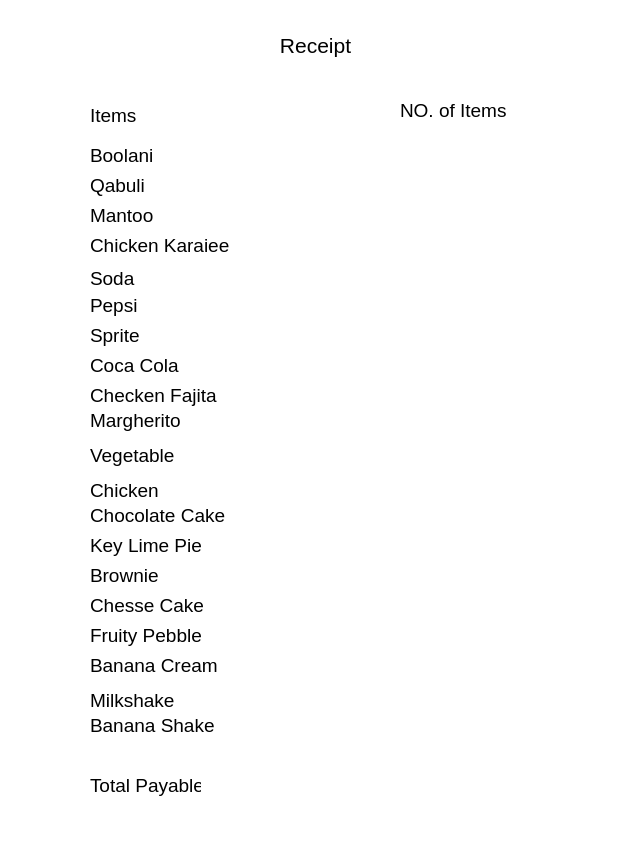
<?xml version="1.0" encoding="UTF-8"?>
<ui version="4.0">
 <class>receipt</class>
 <widget class="QMainWindow" name="receipt">
  <property name="geometry">
   <rect>
    <x>0</x>
    <y>0</y>
    <width>624</width>
    <height>848</height>
   </rect>
  </property>
  <property name="windowTitle">
   <string>MainWindow</string>
  </property>
  <property name="styleSheet">
   <string notr="true">background-color: rgb(255, 255, 255);</string>
  </property>
  <widget class="QWidget" name="centralwidget">
   <widget class="QLabel" name="label">
    <property name="geometry">
     <rect>
      <x>0</x>
      <y>0</y>
      <width>621</width>
      <height>981</height>
     </rect>
    </property>
    <property name="styleSheet">
     <string notr="true">background-color: rgb(255, 255, 255);</string>
    </property>
    <property name="text">
     <string/>
    </property>
   </widget>
   <widget class="QLabel" name="label_2">
    <property name="geometry">
     <rect>
      <x>0</x>
      <y>0</y>
      <width>161</width>
      <height>141</height>
     </rect>
    </property>
    <property name="text">
     <string/>
    </property>
    <property name="pixmap">
     <pixmap>../images/top-left.png</pixmap>
    </property>
    <property name="scaledContents">
     <bool>true</bool>
    </property>
   </widget>
   <widget class="QLabel" name="label_4">
    <property name="geometry">
     <rect>
      <x>250</x>
      <y>20</y>
      <width>131</width>
      <height>51</height>
     </rect>
    </property>
    <property name="font">
     <font>
      <pointsize>16</pointsize>
     </font>
    </property>
    <property name="text">
     <string>Receipt</string>
    </property>
    <property name="alignment">
     <set>Qt::AlignCenter</set>
    </property>
   </widget>
   <widget class="QLabel" name="label_5">
    <property name="geometry">
     <rect>
      <x>90</x>
      <y>140</y>
      <width>111</width>
      <height>31</height>
     </rect>
    </property>
    <property name="font">
     <font>
      <pointsize>14</pointsize>
     </font>
    </property>
    <property name="text">
     <string>Boolani </string>
    </property>
   </widget>
   <widget class="QLabel" name="label_6">
    <property name="geometry">
     <rect>
      <x>90</x>
      <y>170</y>
      <width>111</width>
      <height>31</height>
     </rect>
    </property>
    <property name="font">
     <font>
      <pointsize>14</pointsize>
     </font>
    </property>
    <property name="text">
     <string>Qabuli</string>
    </property>
   </widget>
   <widget class="QLabel" name="label_7">
    <property name="geometry">
     <rect>
      <x>90</x>
      <y>200</y>
      <width>111</width>
      <height>31</height>
     </rect>
    </property>
    <property name="font">
     <font>
      <pointsize>14</pointsize>
     </font>
    </property>
    <property name="text">
     <string>Mantoo</string>
    </property>
   </widget>
   <widget class="QLabel" name="label_8">
    <property name="geometry">
     <rect>
      <x>90</x>
      <y>230</y>
      <width>181</width>
      <height>31</height>
     </rect>
    </property>
    <property name="font">
     <font>
      <pointsize>14</pointsize>
     </font>
    </property>
    <property name="text">
     <string>Chicken Karaiee</string>
    </property>
   </widget>
   <widget class="QLabel" name="label_9">
    <property name="geometry">
     <rect>
      <x>90</x>
      <y>270</y>
      <width>61</width>
      <height>16</height>
     </rect>
    </property>
    <property name="font">
     <font>
      <pointsize>14</pointsize>
     </font>
    </property>
    <property name="text">
     <string>Soda</string>
    </property>
   </widget>
   <widget class="QLabel" name="label_10">
    <property name="geometry">
     <rect>
      <x>90</x>
      <y>290</y>
      <width>181</width>
      <height>31</height>
     </rect>
    </property>
    <property name="font">
     <font>
      <pointsize>14</pointsize>
     </font>
    </property>
    <property name="text">
     <string>Pepsi</string>
    </property>
   </widget>
   <widget class="QLabel" name="label_11">
    <property name="geometry">
     <rect>
      <x>90</x>
      <y>320</y>
      <width>61</width>
      <height>31</height>
     </rect>
    </property>
    <property name="font">
     <font>
      <pointsize>14</pointsize>
     </font>
    </property>
    <property name="text">
     <string>Sprite </string>
    </property>
   </widget>
   <widget class="QLabel" name="label_12">
    <property name="geometry">
     <rect>
      <x>90</x>
      <y>350</y>
      <width>101</width>
      <height>31</height>
     </rect>
    </property>
    <property name="font">
     <font>
      <pointsize>14</pointsize>
     </font>
    </property>
    <property name="text">
     <string>Coca Cola</string>
    </property>
   </widget>
   <widget class="QLabel" name="label_13">
    <property name="geometry">
     <rect>
      <x>90</x>
      <y>380</y>
      <width>141</width>
      <height>31</height>
     </rect>
    </property>
    <property name="font">
     <font>
      <pointsize>14</pointsize>
     </font>
    </property>
    <property name="text">
     <string>Checken Fajita </string>
    </property>
   </widget>
   <widget class="QLabel" name="label_14">
    <property name="geometry">
     <rect>
      <x>90</x>
      <y>410</y>
      <width>141</width>
      <height>21</height>
     </rect>
    </property>
    <property name="font">
     <font>
      <pointsize>14</pointsize>
     </font>
    </property>
    <property name="text">
     <string>Margherito</string>
    </property>
   </widget>
   <widget class="QLabel" name="label_15">
    <property name="geometry">
     <rect>
      <x>90</x>
      <y>440</y>
      <width>121</width>
      <height>31</height>
     </rect>
    </property>
    <property name="font">
     <font>
      <pointsize>14</pointsize>
     </font>
    </property>
    <property name="text">
     <string>Vegetable </string>
    </property>
   </widget>
   <widget class="QLabel" name="label_16">
    <property name="geometry">
     <rect>
      <x>90</x>
      <y>470</y>
      <width>181</width>
      <height>41</height>
     </rect>
    </property>
    <property name="font">
     <font>
      <pointsize>14</pointsize>
     </font>
    </property>
    <property name="text">
     <string>Chicken</string>
    </property>
   </widget>
   <widget class="QLabel" name="label_17">
    <property name="geometry">
     <rect>
      <x>90</x>
      <y>500</y>
      <width>181</width>
      <height>31</height>
     </rect>
    </property>
    <property name="font">
     <font>
      <pointsize>14</pointsize>
     </font>
    </property>
    <property name="text">
     <string>Chocolate Cake</string>
    </property>
   </widget>
   <widget class="QLabel" name="label_18">
    <property name="geometry">
     <rect>
      <x>90</x>
      <y>530</y>
      <width>121</width>
      <height>31</height>
     </rect>
    </property>
    <property name="font">
     <font>
      <pointsize>14</pointsize>
     </font>
    </property>
    <property name="text">
     <string>Key Lime Pie</string>
    </property>
   </widget>
   <widget class="QLabel" name="label_19">
    <property name="geometry">
     <rect>
      <x>90</x>
      <y>560</y>
      <width>81</width>
      <height>31</height>
     </rect>
    </property>
    <property name="font">
     <font>
      <pointsize>14</pointsize>
     </font>
    </property>
    <property name="text">
     <string>Brownie</string>
    </property>
   </widget>
   <widget class="QLabel" name="label_20">
    <property name="geometry">
     <rect>
      <x>90</x>
      <y>590</y>
      <width>121</width>
      <height>31</height>
     </rect>
    </property>
    <property name="font">
     <font>
      <pointsize>14</pointsize>
     </font>
    </property>
    <property name="text">
     <string>Chesse Cake</string>
    </property>
   </widget>
   <widget class="QLabel" name="label_21">
    <property name="geometry">
     <rect>
      <x>90</x>
      <y>620</y>
      <width>131</width>
      <height>31</height>
     </rect>
    </property>
    <property name="font">
     <font>
      <pointsize>14</pointsize>
     </font>
    </property>
    <property name="text">
     <string>Fruity Pebble </string>
    </property>
   </widget>
   <widget class="QLabel" name="label_22">
    <property name="geometry">
     <rect>
      <x>90</x>
      <y>650</y>
      <width>131</width>
      <height>31</height>
     </rect>
    </property>
    <property name="font">
     <font>
      <pointsize>14</pointsize>
     </font>
    </property>
    <property name="text">
     <string>Banana Cream</string>
    </property>
   </widget>
   <widget class="QLabel" name="label_23">
    <property name="geometry">
     <rect>
      <x>90</x>
      <y>680</y>
      <width>181</width>
      <height>41</height>
     </rect>
    </property>
    <property name="font">
     <font>
      <pointsize>14</pointsize>
     </font>
    </property>
    <property name="text">
     <string>Milkshake</string>
    </property>
   </widget>
   <widget class="QLabel" name="label_24">
    <property name="geometry">
     <rect>
      <x>90</x>
      <y>710</y>
      <width>181</width>
      <height>31</height>
     </rect>
    </property>
    <property name="font">
     <font>
      <pointsize>14</pointsize>
     </font>
    </property>
    <property name="text">
     <string>Banana Shake</string>
    </property>
   </widget>
   <widget class="QLabel" name="boolani">
    <property name="geometry">
     <rect>
      <x>400</x>
      <y>150</y>
      <width>131</width>
      <height>21</height>
     </rect>
    </property>
    <property name="font">
     <font>
      <pointsize>14</pointsize>
     </font>
    </property>
    <property name="styleSheet">
     <string notr="true">background-color: rgb(255, 255, 255);</string>
    </property>
    <property name="text">
     <string/>
    </property>
    <property name="alignment">
     <set>Qt::AlignCenter</set>
    </property>
   </widget>
   <widget class="QLabel" name="qabuli">
    <property name="geometry">
     <rect>
      <x>400</x>
      <y>180</y>
      <width>131</width>
      <height>21</height>
     </rect>
    </property>
    <property name="font">
     <font>
      <pointsize>14</pointsize>
     </font>
    </property>
    <property name="styleSheet">
     <string notr="true">background-color: rgb(255, 255, 255);</string>
    </property>
    <property name="text">
     <string/>
    </property>
    <property name="alignment">
     <set>Qt::AlignCenter</set>
    </property>
   </widget>
   <widget class="QLabel" name="mantoo">
    <property name="geometry">
     <rect>
      <x>400</x>
      <y>210</y>
      <width>131</width>
      <height>21</height>
     </rect>
    </property>
    <property name="font">
     <font>
      <pointsize>14</pointsize>
     </font>
    </property>
    <property name="styleSheet">
     <string notr="true">background-color: rgb(255, 255, 255);</string>
    </property>
    <property name="text">
     <string/>
    </property>
    <property name="alignment">
     <set>Qt::AlignCenter</set>
    </property>
   </widget>
   <widget class="QLabel" name="karaiee">
    <property name="geometry">
     <rect>
      <x>400</x>
      <y>240</y>
      <width>131</width>
      <height>21</height>
     </rect>
    </property>
    <property name="font">
     <font>
      <pointsize>14</pointsize>
     </font>
    </property>
    <property name="styleSheet">
     <string notr="true">background-color: rgb(255, 255, 255);</string>
    </property>
    <property name="text">
     <string/>
    </property>
    <property name="alignment">
     <set>Qt::AlignCenter</set>
    </property>
   </widget>
   <widget class="QLabel" name="soda">
    <property name="geometry">
     <rect>
      <x>400</x>
      <y>270</y>
      <width>131</width>
      <height>21</height>
     </rect>
    </property>
    <property name="font">
     <font>
      <pointsize>14</pointsize>
     </font>
    </property>
    <property name="styleSheet">
     <string notr="true">background-color: rgb(255, 255, 255);</string>
    </property>
    <property name="text">
     <string/>
    </property>
    <property name="alignment">
     <set>Qt::AlignCenter</set>
    </property>
   </widget>
   <widget class="QLabel" name="pepsi">
    <property name="geometry">
     <rect>
      <x>400</x>
      <y>300</y>
      <width>131</width>
      <height>21</height>
     </rect>
    </property>
    <property name="font">
     <font>
      <pointsize>14</pointsize>
     </font>
    </property>
    <property name="styleSheet">
     <string notr="true">background-color: rgb(255, 255, 255);</string>
    </property>
    <property name="text">
     <string/>
    </property>
    <property name="alignment">
     <set>Qt::AlignCenter</set>
    </property>
   </widget>
   <widget class="QLabel" name="sprite">
    <property name="geometry">
     <rect>
      <x>400</x>
      <y>330</y>
      <width>131</width>
      <height>21</height>
     </rect>
    </property>
    <property name="font">
     <font>
      <pointsize>14</pointsize>
     </font>
    </property>
    <property name="styleSheet">
     <string notr="true">background-color: rgb(255, 255, 255);</string>
    </property>
    <property name="text">
     <string/>
    </property>
    <property name="alignment">
     <set>Qt::AlignCenter</set>
    </property>
   </widget>
   <widget class="QLabel" name="coca">
    <property name="geometry">
     <rect>
      <x>400</x>
      <y>360</y>
      <width>131</width>
      <height>21</height>
     </rect>
    </property>
    <property name="font">
     <font>
      <pointsize>14</pointsize>
     </font>
    </property>
    <property name="styleSheet">
     <string notr="true">background-color: rgb(255, 255, 255);</string>
    </property>
    <property name="text">
     <string/>
    </property>
    <property name="alignment">
     <set>Qt::AlignCenter</set>
    </property>
   </widget>
   <widget class="QLabel" name="fajita">
    <property name="geometry">
     <rect>
      <x>400</x>
      <y>390</y>
      <width>131</width>
      <height>21</height>
     </rect>
    </property>
    <property name="font">
     <font>
      <pointsize>14</pointsize>
     </font>
    </property>
    <property name="styleSheet">
     <string notr="true">background-color: rgb(255, 255, 255);</string>
    </property>
    <property name="text">
     <string/>
    </property>
    <property name="alignment">
     <set>Qt::AlignCenter</set>
    </property>
   </widget>
   <widget class="QLabel" name="margh">
    <property name="geometry">
     <rect>
      <x>400</x>
      <y>420</y>
      <width>131</width>
      <height>21</height>
     </rect>
    </property>
    <property name="font">
     <font>
      <pointsize>14</pointsize>
     </font>
    </property>
    <property name="styleSheet">
     <string notr="true">background-color: rgb(255, 255, 255);</string>
    </property>
    <property name="text">
     <string/>
    </property>
    <property name="alignment">
     <set>Qt::AlignCenter</set>
    </property>
   </widget>
   <widget class="QLabel" name="vege">
    <property name="geometry">
     <rect>
      <x>400</x>
      <y>450</y>
      <width>131</width>
      <height>21</height>
     </rect>
    </property>
    <property name="font">
     <font>
      <pointsize>14</pointsize>
     </font>
    </property>
    <property name="styleSheet">
     <string notr="true">background-color: rgb(255, 255, 255);</string>
    </property>
    <property name="text">
     <string/>
    </property>
    <property name="alignment">
     <set>Qt::AlignCenter</set>
    </property>
   </widget>
   <widget class="QLabel" name="chic">
    <property name="geometry">
     <rect>
      <x>400</x>
      <y>480</y>
      <width>131</width>
      <height>21</height>
     </rect>
    </property>
    <property name="font">
     <font>
      <pointsize>14</pointsize>
     </font>
    </property>
    <property name="styleSheet">
     <string notr="true">background-color: rgb(255, 255, 255);</string>
    </property>
    <property name="text">
     <string/>
    </property>
    <property name="alignment">
     <set>Qt::AlignCenter</set>
    </property>
   </widget>
   <widget class="QLabel" name="ccake">
    <property name="geometry">
     <rect>
      <x>400</x>
      <y>510</y>
      <width>131</width>
      <height>21</height>
     </rect>
    </property>
    <property name="font">
     <font>
      <pointsize>14</pointsize>
     </font>
    </property>
    <property name="styleSheet">
     <string notr="true">background-color: rgb(255, 255, 255);</string>
    </property>
    <property name="text">
     <string/>
    </property>
    <property name="alignment">
     <set>Qt::AlignCenter</set>
    </property>
   </widget>
   <widget class="QLabel" name="lime">
    <property name="geometry">
     <rect>
      <x>400</x>
      <y>540</y>
      <width>131</width>
      <height>21</height>
     </rect>
    </property>
    <property name="font">
     <font>
      <pointsize>14</pointsize>
     </font>
    </property>
    <property name="styleSheet">
     <string notr="true">background-color: rgb(255, 255, 255);</string>
    </property>
    <property name="text">
     <string/>
    </property>
    <property name="alignment">
     <set>Qt::AlignCenter</set>
    </property>
   </widget>
   <widget class="QLabel" name="brown">
    <property name="geometry">
     <rect>
      <x>400</x>
      <y>570</y>
      <width>131</width>
      <height>21</height>
     </rect>
    </property>
    <property name="font">
     <font>
      <pointsize>14</pointsize>
     </font>
    </property>
    <property name="styleSheet">
     <string notr="true">background-color: rgb(255, 255, 255);</string>
    </property>
    <property name="text">
     <string/>
    </property>
    <property name="alignment">
     <set>Qt::AlignCenter</set>
    </property>
   </widget>
   <widget class="QLabel" name="cheese">
    <property name="geometry">
     <rect>
      <x>400</x>
      <y>600</y>
      <width>131</width>
      <height>21</height>
     </rect>
    </property>
    <property name="font">
     <font>
      <pointsize>14</pointsize>
     </font>
    </property>
    <property name="styleSheet">
     <string notr="true">background-color: rgb(255, 255, 255);</string>
    </property>
    <property name="text">
     <string/>
    </property>
    <property name="alignment">
     <set>Qt::AlignCenter</set>
    </property>
   </widget>
   <widget class="QLabel" name="pebble">
    <property name="geometry">
     <rect>
      <x>400</x>
      <y>630</y>
      <width>131</width>
      <height>21</height>
     </rect>
    </property>
    <property name="font">
     <font>
      <pointsize>14</pointsize>
     </font>
    </property>
    <property name="styleSheet">
     <string notr="true">background-color: rgb(255, 255, 255);</string>
    </property>
    <property name="text">
     <string/>
    </property>
    <property name="alignment">
     <set>Qt::AlignCenter</set>
    </property>
   </widget>
   <widget class="QLabel" name="cream">
    <property name="geometry">
     <rect>
      <x>400</x>
      <y>660</y>
      <width>131</width>
      <height>21</height>
     </rect>
    </property>
    <property name="font">
     <font>
      <pointsize>14</pointsize>
     </font>
    </property>
    <property name="styleSheet">
     <string notr="true">background-color: rgb(255, 255, 255);</string>
    </property>
    <property name="text">
     <string/>
    </property>
    <property name="alignment">
     <set>Qt::AlignCenter</set>
    </property>
   </widget>
   <widget class="QLabel" name="milk">
    <property name="geometry">
     <rect>
      <x>400</x>
      <y>690</y>
      <width>131</width>
      <height>21</height>
     </rect>
    </property>
    <property name="font">
     <font>
      <pointsize>14</pointsize>
     </font>
    </property>
    <property name="styleSheet">
     <string notr="true">background-color: rgb(255, 255, 255);</string>
    </property>
    <property name="text">
     <string/>
    </property>
    <property name="alignment">
     <set>Qt::AlignCenter</set>
    </property>
   </widget>
   <widget class="QLabel" name="banana">
    <property name="geometry">
     <rect>
      <x>400</x>
      <y>720</y>
      <width>131</width>
      <height>21</height>
     </rect>
    </property>
    <property name="font">
     <font>
      <pointsize>14</pointsize>
     </font>
    </property>
    <property name="styleSheet">
     <string notr="true">background-color: rgb(255, 255, 255);</string>
    </property>
    <property name="text">
     <string/>
    </property>
    <property name="alignment">
     <set>Qt::AlignCenter</set>
    </property>
   </widget>
   <widget class="QLabel" name="label_25">
    <property name="geometry">
     <rect>
      <x>90</x>
      <y>100</y>
      <width>111</width>
      <height>31</height>
     </rect>
    </property>
    <property name="font">
     <font>
      <pointsize>14</pointsize>
     </font>
    </property>
    <property name="text">
     <string>Items</string>
    </property>
   </widget>
   <widget class="QLabel" name="label_26">
    <property name="geometry">
     <rect>
      <x>400</x>
      <y>90</y>
      <width>121</width>
      <height>41</height>
     </rect>
    </property>
    <property name="font">
     <font>
      <pointsize>14</pointsize>
     </font>
    </property>
    <property name="text">
     <string>NO. of Items</string>
    </property>
   </widget>
   <widget class="QLabel" name="label_47">
    <property name="geometry">
     <rect>
      <x>90</x>
      <y>770</y>
      <width>111</width>
      <height>31</height>
     </rect>
    </property>
    <property name="font">
     <font>
      <pointsize>14</pointsize>
     </font>
    </property>
    <property name="text">
     <string>Total Payable</string>
    </property>
   </widget>
   <widget class="QLabel" name="banana_2">
    <property name="geometry">
     <rect>
      <x>400</x>
      <y>770</y>
      <width>131</width>
      <height>21</height>
     </rect>
    </property>
    <property name="font">
     <font>
      <pointsize>14</pointsize>
     </font>
    </property>
    <property name="styleSheet">
     <string notr="true">background-color: rgb(255, 255, 255);</string>
    </property>
    <property name="text">
     <string/>
    </property>
    <property name="alignment">
     <set>Qt::AlignCenter</set>
    </property>
   </widget>
   <widget class="QLabel" name="label_3">
    <property name="geometry">
     <rect>
      <x>460</x>
      <y>0</y>
      <width>161</width>
      <height>141</height>
     </rect>
    </property>
    <property name="text">
     <string/>
    </property>
    <property name="pixmap">
     <pixmap>../images/top-rightt.png</pixmap>
    </property>
    <property name="scaledContents">
     <bool>true</bool>
    </property>
   </widget>
   <zorder>label</zorder>
   <zorder>label_2</zorder>
   <zorder>label_4</zorder>
   <zorder>label_5</zorder>
   <zorder>label_6</zorder>
   <zorder>label_7</zorder>
   <zorder>label_8</zorder>
   <zorder>label_9</zorder>
   <zorder>label_10</zorder>
   <zorder>label_11</zorder>
   <zorder>label_12</zorder>
   <zorder>label_13</zorder>
   <zorder>label_14</zorder>
   <zorder>label_15</zorder>
   <zorder>label_16</zorder>
   <zorder>label_17</zorder>
   <zorder>label_18</zorder>
   <zorder>label_19</zorder>
   <zorder>label_20</zorder>
   <zorder>label_21</zorder>
   <zorder>label_22</zorder>
   <zorder>label_23</zorder>
   <zorder>label_24</zorder>
   <zorder>boolani</zorder>
   <zorder>qabuli</zorder>
   <zorder>mantoo</zorder>
   <zorder>karaiee</zorder>
   <zorder>soda</zorder>
   <zorder>pepsi</zorder>
   <zorder>sprite</zorder>
   <zorder>coca</zorder>
   <zorder>fajita</zorder>
   <zorder>margh</zorder>
   <zorder>vege</zorder>
   <zorder>chic</zorder>
   <zorder>ccake</zorder>
   <zorder>lime</zorder>
   <zorder>brown</zorder>
   <zorder>cheese</zorder>
   <zorder>pebble</zorder>
   <zorder>cream</zorder>
   <zorder>milk</zorder>
   <zorder>banana</zorder>
   <zorder>label_25</zorder>
   <zorder>label_47</zorder>
   <zorder>banana_2</zorder>
   <zorder>label_3</zorder>
   <zorder>label_26</zorder>
  </widget>
 </widget>
 <resources/>
 <connections/>
</ui>
